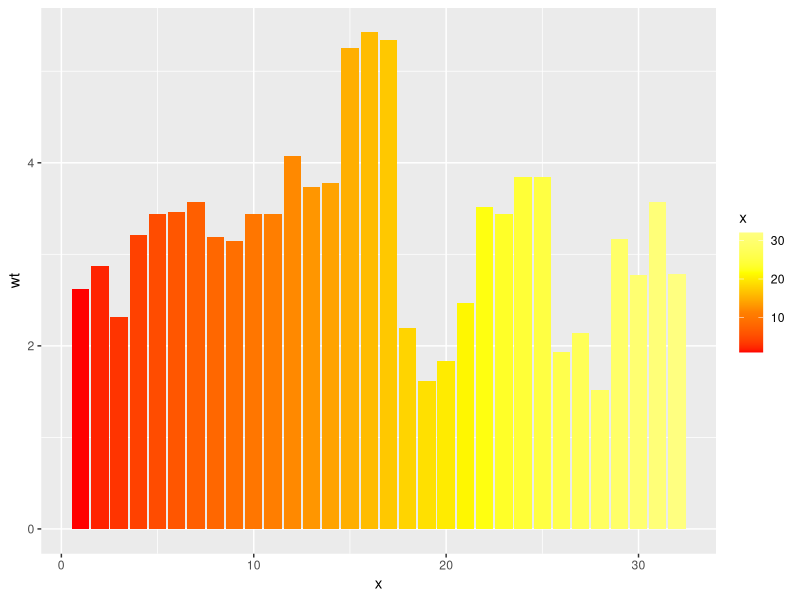

Generate this figure with R:
library(ggplot2)

x <- seq(1, nrow(mtcars))

ggplot(data=mtcars) +
       aes(x = x, y = wt, fill=x) +
       geom_bar(stat="identity") +
       scale_fill_gradientn(colours=heat.colors(4))
